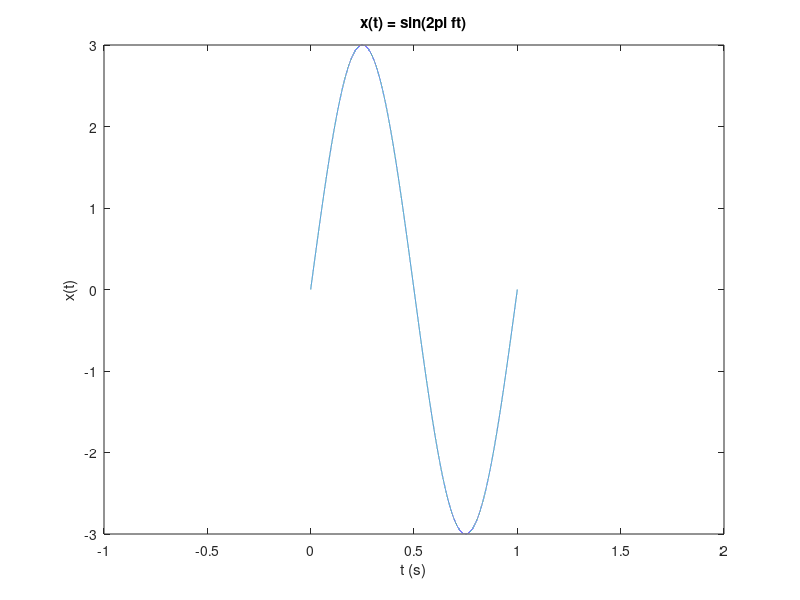
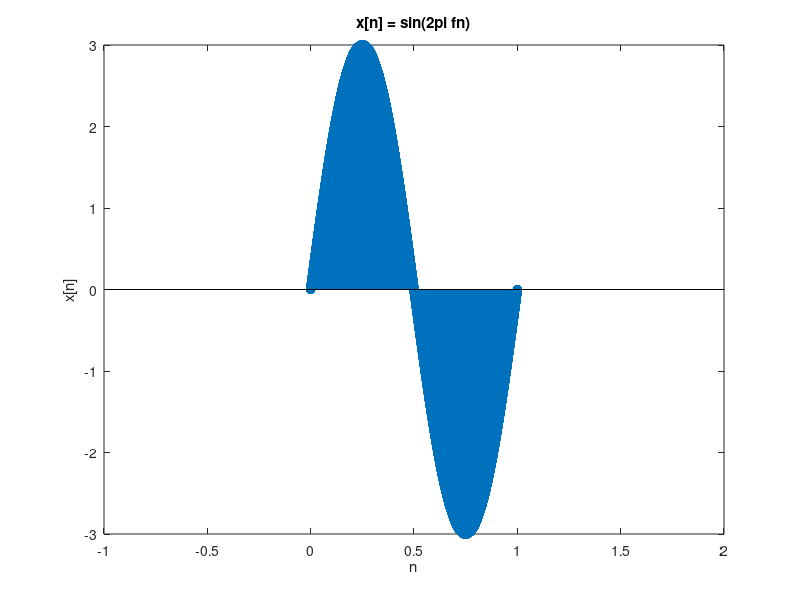
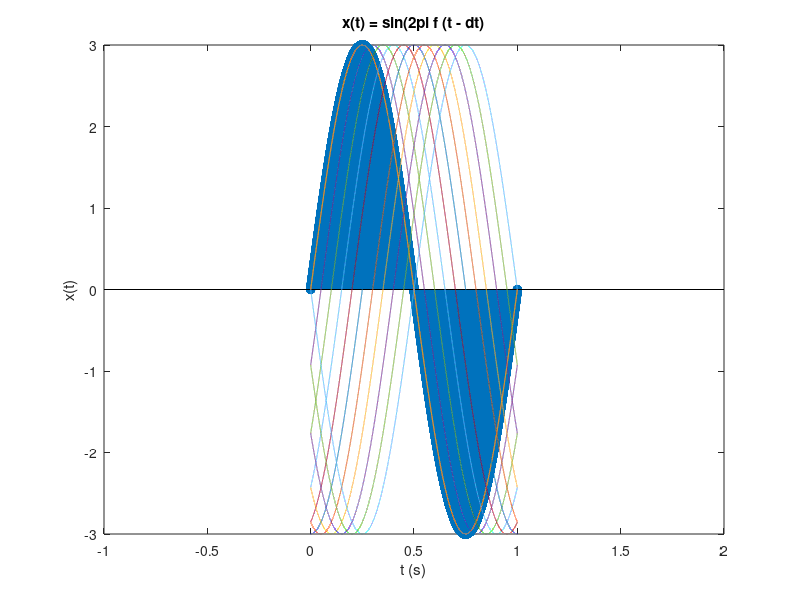

Source code (MATLAB) for these figures, in order:
% signals.m
%   Signals Demonstration
%   author: RJ Macaranas
clear; close all; clf;

f = 1; % frequency of sine wave (Hz)
A = 3; % amplitude of the sine wave
Fs = 44.1e3; % sampling frequency (Hz)
tstart = 0; % start time (s)
tstop = 1; % stop time (s)
tstep = 1/Fs; % sample time (s)

% time values from tstart to tstop in tstep increments
t = tstart: tstep: tstop;

% sine wave, x(t) = sin(2πft) = sin(omega * t)
x = A * sin(2*pi*f*t); 

% continuous-time (CT) we can use plot
fig = plot(t, x); title("x(t) = sin(2\pi ft)"); 
xlim([-1 2]); xlabel("t (s)"); ylabel("x(t)");
pause(5);
saveas(fig, "signals_1.png")

% discrete-time (DT) we can use stem
fig = stem(t, x); title("x[n] = sin(2\pi fn)"); 
xlim([-1 2]); xlabel("n"); ylabel("x[n]"); hold on;
pause(5);
saveas(fig, "signals_2.png")


% to observe time shift, we can redefine x
tshift = 0.5; % time shift (s)
plot(t, x); title("x(t) = sin(2\pi ft)"); 
xlim([-1 2]); xlabel("t (s)"); ylabel("x(t)"); 
pause(2);

for dt = 0: 0.1*tshift: tshift
    x = A * sin(2*pi*f * (t - dt));
    fig = plot(t, x); title("x(t) = sin(2\pi f (t - dt)"); 
    xlim([-1 2]); xlabel("t (s)"); ylabel("x(t)"); hold on;
    pause(1);
end
saveas(fig, "signals_3.png")
